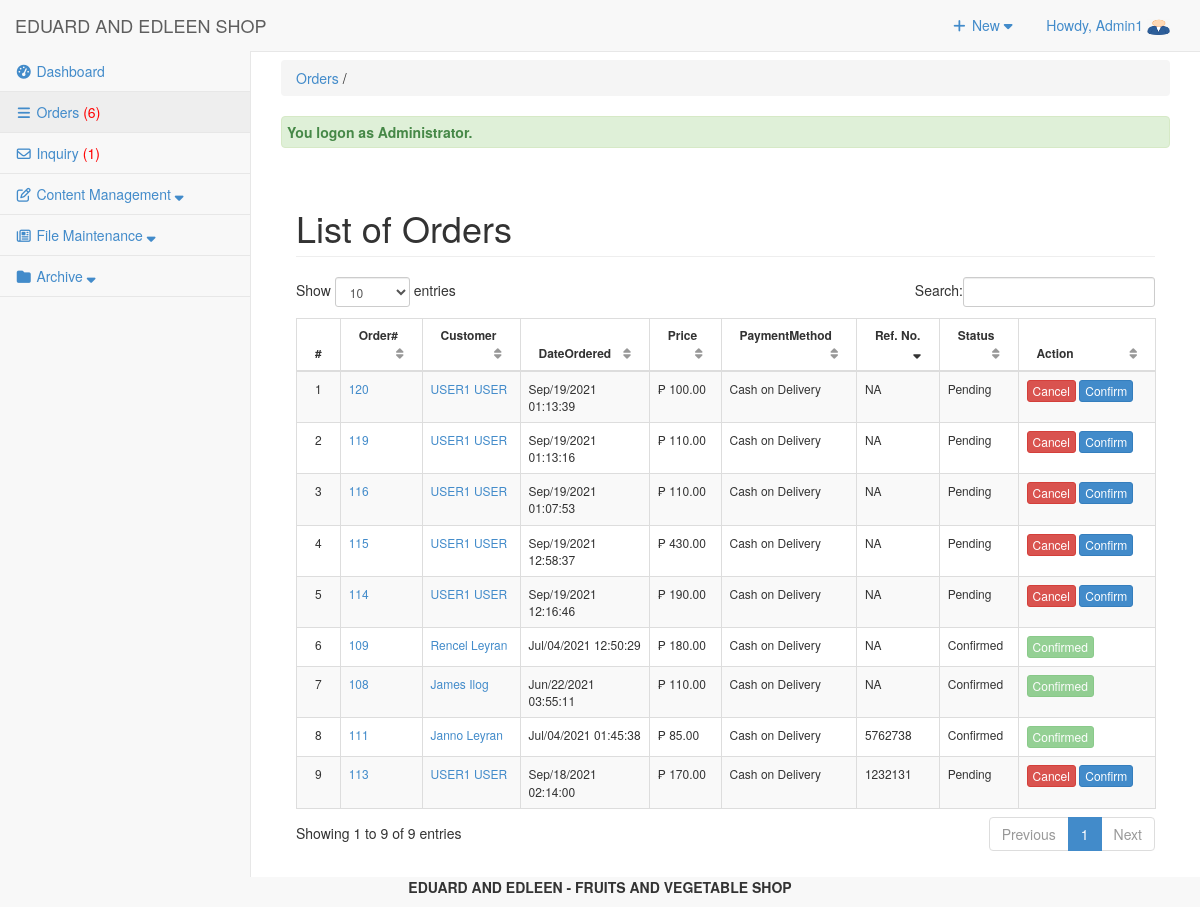
The app's page /admin/orders/index.php (signed in) with its own data.
### tables this page shows
CREATE TABLE `tbluseraccount` (
  `USERID` int(11) NOT NULL,
  `U_NAME` varchar(122) NOT NULL,
  `U_USERNAME` varchar(122) NOT NULL,
  `U_PASS` varchar(122) NOT NULL,
  `U_ROLE` varchar(30) NOT NULL,
  `USERIMAGE` varchar(255) NOT NULL,
  `U_STATUS` varchar(255) NOT NULL DEFAULT 'Active'
);

CREATE TABLE `tblsummary` (
  `SUMMARYID` int(11) NOT NULL,
  `ORDEREDDATE` datetime NOT NULL,
  `CUSTOMERID` int(11) NOT NULL,
  `ORDEREDNUM` int(11) NOT NULL,
  `DELFEE` double NOT NULL,
  `PAYMENT` double NOT NULL,
  `PAYMENTMETHOD` varchar(30) NOT NULL,
  `reference_number` varchar(100) NOT NULL,
  `ORDEREDSTATS` varchar(30) NOT NULL,
  `ORDEREDREMARKS` varchar(125) NOT NULL,
  `ORDERADD` varchar(255) NOT NULL,
  `CLAIMEDADTE` datetime NOT NULL,
  `HVIEW` tinyint(4) NOT NULL,
  `USERID` int(11) NOT NULL
);

CREATE TABLE `tblcustomer` (
  `CUSTOMERID` int(11) NOT NULL,
  `FNAME` varchar(30) NOT NULL,
  `LNAME` varchar(30) NOT NULL,
  `MNAME` varchar(30) NOT NULL,
  `CUSHOMENUM` varchar(90) NOT NULL,
  `STREETADD` text NOT NULL,
  `BRGYADD` text NOT NULL,
  `CITYADD` text NOT NULL,
  `PROVINCE` varchar(80) NOT NULL,
  `COUNTRY` varchar(30) NOT NULL,
  `DBIRTH` date NOT NULL,
  `GENDER` varchar(10) NOT NULL,
  `PHONE` varchar(20) NOT NULL,
  `EMAILADD` varchar(40) NOT NULL,
  `ZIPCODE` int(6) NOT NULL,
  `CUSUNAME` varchar(20) NOT NULL,
  `CUSPASS` varchar(90) NOT NULL,
  `CUSPHOTO` varchar(255) NOT NULL,
  `TERMS` tinyint(4) NOT NULL,
  `DATEJOIN` date NOT NULL
);

### admin/orders/index.php (called while the page is built, shortened)
<?php
require_once("../../include/initialize.php");
$view = (isset($_GET['view']) && $_GET['view'] != '') ? $_GET['view'] : '';
 $title="Orders";
 $header=$view;
require_once ("../theme/templates.php");
?>

### include/database.php (called while the page is built, shortened)
<?php
class Database {
	var $sql_string = '';
	private $conn;
	public function open_connection() {
		$this->conn = mysqli_connect(server,user,pass);
		if(!$this->conn){
			echo "Problem in database connection! Contact administrator!";
			exit();
		}else{
			$db_select = mysqli_select_db($this->conn,database_name);
		}
	}
	function setQuery($sql='') {
		$this->sql_string=$sql;
	}
	function executeQuery() {
		$result = mysqli_query($this->conn,$this->sql_string);
		return $result;
	}
	private function confirm_query($result) {
		return $result;
	}
	function loadResultList( $key='' ) {
		$cur = $this->executeQuery();
		$array = array();
		while ($row = mysqli_fetch_object($cur)) {
			if ($key) {
				$array[$row->$key] = $row;
			} else {
				$array[] = $row;
			}
		}
		return $array;
	}
	function loadSingleResult() {
		$cur = $this->executeQuery();
		while ($row = mysqli_fetch_object($cur)) {
		return $data = $row;
		}
	}
	public function num_rows($result_set) {
		return mysqli_num_rows($result_set);
	}
}
$mydb = new Database();
?>

### include/accounts.php (called while the page is built, shortened)
<?php
require_once(LIB_PATH.DS.'database.php');
class User {
	protected static  $tblname = "tbluseraccount";
	function single_user($id=""){
			global $mydb;
			$mydb->setQuery("SELECT * FROM ".self::$tblname."
				Where USERID= '{$id}' LIMIT 1");
			$cur = $mydb->loadSingleResult();
			return $cur;
	}
}
?>

### admin/orders/list.php (the view, shortened to what this page needs)
<div class="container">
 	<div class="row">
       	 <div class="col-lg-12">
            <h1 class="page-header">List of Orders</h1>
       		</div>
   		 </div>
			    <form action="controller.php?action=delete" Method="POST">
				 <div class="table-responsive">
                  <table id="example" class="table  table-striped table-bordered table-hover"  style="font-size:12px" cellspacing="0">
			 		<thead>
			 		<tr >
				  		<th>#</th>
				  		<th>Order#</th>
				  		<th>Customer</th>
				  		<th>DateOrdered</th>
				  		<th >Price</th>
				  		<th >PaymentMethod</th>
				  		<th>Ref. No.</th>
				  		<th>Status</th>
				  		<th width="100px">Action</th>
				  	</tr>
			   		</thead>
			   		<tbody>
					<?php
				  		$query = "SELECT * FROM `tblsummary` s ,`tblcustomer` c
				  				WHERE   s.`CUSTOMERID`=c.`CUSTOMERID` ORDER BY   `ORDEREDNUM` desc ";
				  		$mydb->setQuery($query);
				  		$cur = $mydb->loadResultList();
						foreach ($cur as $result) {
						?>
					<?php
						echo '<tr>';
				  		echo '<td width="3%" align="center"></td>';
				  		echo '<td><a href="#" title="View list Of ordered" data-target="#myModal" data-toggle="modal" class="orders" data-id="'.$result->ORDEREDNUM.'">'.$result->ORDEREDNUM .'</a> </td>';
				  		echo '<td><a href="index.php?view=customerdetails&customerid='.$result->CUSTOMERID.'" title="View customer information">'. $result->FNAME.' '. $result->LNAME.'</a></td>';
				  		echo '<td>'. date_format(date_create($result->ORDEREDDATE),"M/d/Y h:i:s").'</td>';
				  		echo '<td> &#8369 '.number_format($result->PAYMENT ,2).'</td>';
				  		echo '<td >'.$result->PAYMENTMETHOD .'</td>';
				  		echo '<td >'.$result->reference_number .'</td>';
				  		echo '<td >'. $result->ORDEREDSTATS.'</td>';
				  		if($result->ORDEREDSTATS=='Pending'){
				  				echo '<td><a href="controller.php?action=edit&id='.$result->ORDEREDNUM.'&customerid='.$result->CUSTOMERID.'&actions=cancel" class="btn btn-danger btn-xs">Cancel</a>
				  				<a href="controller.php?action=edit&id='.$result->ORDEREDNUM.'&customerid='.$result->CUSTOMERID.'&actions=confirm"  class="btn btn-primary btn-xs">Confirm</a></td>';
			  	 		}elseif($result->ORDEREDSTATS=='Confirmed'){
				  	 			echo '<td><a href="#"  class="btn btn-success btn-xs" disabled>Confirmed</a></td>';
			  	 		}else{
			  	 			 echo '<td> <a  href="#"  class="btn btn-danger btn-xs" disabled>Cancelled</a></td>';
			  	 		}
				  		echo '</tr>';
				  	}
				  	?>
				 </tbody>
				</table>
				</div>
				</form>
			</div>

### admin/theme/templates.php (shortened to what this page needs)
<!DOCTYPE html>
<html lang="en">
<head>
<link href="<?php echo web_root; ?>admin/css/bootstrap.min.css" rel="stylesheet">
<link href="<?php echo web_root; ?>admin/css/metisMenu.min.css" rel="stylesheet">
<link href="<?php echo web_root; ?>admin/css/timeline.css" rel="stylesheet">
<link href="<?php echo web_root; ?>admin/css/sb-admin-2.css" rel="stylesheet">
<link href="<?php echo web_root; ?>admin/font/css/font-awesome.min.css" rel="stylesheet" type="text/css">
<link href="<?php echo web_root; ?>admin/font/font-awesome.min.css" rel="stylesheet" type="text/css">
<link href="<?php echo web_root; ?>admin/css/dataTables.bootstrap.css" rel="stylesheet">
<link href="<?php echo web_root; ?>css/bootstrap-datetimepicker.min.css" rel="stylesheet" media="screen">
<link href="<?php echo web_root; ?>css/datepicker.css" rel="stylesheet" media="screen">
<link href="<?php echo web_root; ?>admin/css/costum.css" rel="stylesheet">
<link href="<?php echo web_root; ?>admin/css/ekko-lightbox.css" rel="stylesheet">
</head>
  <?php
    $query = "SELECT * FROM tblsummary WHERE ORDEREDSTATS = 'Pending'";
    $mydb->setQuery($query);
    $cur = $mydb->executeQuery();
    $rowscount = $mydb->num_rows($cur);
    $res = isset($rowscount)? $rowscount : 0;
    if($res>0){
    $order = '<span style="color:red;">('.$res.')</span>';
    }else{
        $order = '<span> ('.$res.')</span>';
    }
    $query = "SELECT * FROM tblinquiry WHERE INQSTATUS = 'NEW'";
    $mydb->setQuery($query);
    $cur = $mydb->executeQuery();
    $rowscount = $mydb->num_rows($cur);
    $res = isset($rowscount)? $rowscount : 0;
    if($res>0){
    $inquiry = '<span style="color:red;">('.$res.')</span>';
    }else{
        $inquiry = '<span> ('.$res.')</span>';
    }
?>
<body>
   <div id="wrapper">
        <nav class="navbar navbar-default navbar-static-top  " role="navigation" style="margin-bottom: 0">
            <div class="navbar-header">
                 <a class="navbar-brand"  href="<?php echo web_root; ?>admin/index.php" >EDUARD AND EDLEEN SHOP</a>
            </div>
            <ul class="nav navbar-top-links navbar-right">
                 <li class="dropdown">
                    <a class="dropdown-toggle" data-toggle="dropdown" href="#">
                        <i class="fa fa-plus fa-fw"></i> New  <i class="fa fa-caret-down"></i>
                    </a>
                </li>
<?php
 $user = New User();
$singleuser = $user->single_user($_SESSION['USERID']);
?>
                <li class="dropdown">
                    <a class="dropdown-toggle" data-toggle="dropdown" href="#">
                        Howdy, <?php echo $_SESSION['U_NAME']; ?> <img title="profile image" width="23px" height="17px" src="<?php echo web_root.'admin/user/'.$singleuser ->USERIMAGE ?>">
                    </a>
                </li>
            </ul>
            <div class="navbar-default sidebar" role="navigation">
                <div class="sidebar-nav navbar-collapse">
                    <ul class="nav" id="side-menu">
                        <li>
                             <a href="<?php echo web_root; ?>admin/dashboard/"><i class="fa fa-tachometer fa-fw"></i>  Dashboard </a>
                        </li>
                        <li>
                             <a href="<?php echo web_root; ?>admin/orders/" ><i class="fa fa-reorder fa-fw"></i>  Orders <?php echo $order; ?></a>
                        </li>
                        <li>
                             <a href="<?php echo web_root; ?>admin/inquiry/" ><i class="fa fa-envelope-o fa-fw"></i>  Inquiry <?php echo $inquiry; ?></a>
                        </li>
                        <li class="nav-item">
                            <a class="nav-link" data-toggle="collapse" href="#collapseExample1" aria-expanded="false" aria-controls="collapseExample">
                                <i class="fa fa-pencil-square-o fa-fw"></i><span class="menu-title"> Content Management <i class="fa fa-sort-down"></i></span>
                            </a>
                        </li>
                        <li class="nav-item">
                            <a class="nav-link" data-toggle="collapse" href="#collapseExample3" aria-expanded="false" aria-controls="collapseExample">
                                <i class="fa fa-newspaper-o fa-fw"></i><span class="menu-title"> File Maintenance <i class="fa fa-sort-down"></i></span>
                            </a>
                        </li>
                        <?php if ($_SESSION['U_ROLE']=='Administrator') {
                        ?>
                        <li class="nav-item">
                            <a class="nav-link" data-toggle="collapse" href="#collapseExample2" aria-expanded="false" aria-controls="collapseExample">
                                <i class="fa fa-folder fa-fw"></i><span class="menu-title"> Archive <i class="fa fa-sort-down"></i></span>
                            </a>
                        </li>
                 <?php }  ?>
                    </ul>
                </div>
            </div>
        </nav>
  <div id="page-wrapper">
            <div class="row" >
                <div class="col-lg-12">
                    <?php
                    if ($title<>'Dashboard'){
                       echo   '<p class="breadcrumb" style="margin-top: 8px;">
                        <a href="index.php" title="'. $title.'" >'. $title.'</a>
                        '.(isset($header) ? ' / '. $header : '').'  </p>'  ;
                    } ?>
                  <?php require_once $content; ?>
                </div>
            </div>
        </div>
    </div>
</body>
      <footer><p  style="text-align: center;font-weight: bold;"> EDUARD AND EDLEEN - FRUITS AND VEGETABLE SHOP </p></footer>
</html>

### admin/css/sb-admin-2.css (style rules this page uses)
body { background-color: #f8f8f8; }
#wrapper { width: 100%; }
#page-wrapper { padding: 0 15px; min-height: 568px; background-color: #fff; }
@media (min-width:768px) { #page-wrapper { position: inherit; margin: 0 0 0 250px; padding: 0 30px; border-left: 1px solid #e7e7e7; } }
.navbar-top-links { margin-right: 0; }
.navbar-top-links li { display: inline-block; }
.navbar-top-links li:last-child { margin-right: 15px; }
.navbar-top-links li a { padding: 15px; min-height: 50px; }
.sidebar .sidebar-nav.navbar-collapse { padding-right: 0; padding-left: 0; }
.sidebar ul li { border-bottom: 1px solid #e7e7e7; }
.sidebar ul li a.active { background-color: #eee; }
@media (min-width:768px) { .sidebar { z-index: 1; position: absolute; width: 250px; margin-top: 51px; } }
table.dataTable thead .sorting, table.dataTable thead .sorting_asc, table.dataTable thead .sorting_desc, table.dataTable thead .sorting_asc_disabled, table.dataTable thead .sorting_desc_disabled { background: 0 0; }
table.dataTable thead .sorting_desc:after { content: "\f0dd"; float: right; font-family: fontawesome; }
table.dataTable thead .sorting:after { content: "\f0dc"; float: right; font-family: fontawesome; color: rgba(50,50,50,.5); }

### records on screen
tbluseraccount: USERIMAGE (picture)
tblsummary: ORDEREDNUM "120", CUSTOMERID.FNAME "USER1", CUSTOMERID.LNAME "USER", ORDEREDDATE "Sep/19/2021 01:13:39", PAYMENT "100.00", PAYMENTMETHOD "Cash on Delivery", reference_number "NA", ORDEREDSTATS "Pending"
tblsummary: ORDEREDNUM "119", CUSTOMERID.FNAME "USER1", CUSTOMERID.LNAME "USER", ORDEREDDATE "Sep/19/2021 01:13:16", PAYMENT "110.00", PAYMENTMETHOD "Cash on Delivery", reference_number "NA", ORDEREDSTATS "Pending"
tblsummary: ORDEREDNUM "116", CUSTOMERID.FNAME "USER1", CUSTOMERID.LNAME "USER", ORDEREDDATE "Sep/19/2021 01:07:53", PAYMENT "110.00", PAYMENTMETHOD "Cash on Delivery", reference_number "NA", ORDEREDSTATS "Pending"
tblsummary: ORDEREDNUM "115", CUSTOMERID.FNAME "USER1", CUSTOMERID.LNAME "USER", ORDEREDDATE "Sep/19/2021 12:58:37", PAYMENT "430.00", PAYMENTMETHOD "Cash on Delivery", reference_number "NA", ORDEREDSTATS "Pending"
tblsummary: ORDEREDNUM "114", CUSTOMERID.FNAME "USER1", CUSTOMERID.LNAME "USER", ORDEREDDATE "Sep/19/2021 12:16:46", PAYMENT "190.00", PAYMENTMETHOD "Cash on Delivery", reference_number "NA", ORDEREDSTATS "Pending"
tblsummary: ORDEREDNUM "113", CUSTOMERID.FNAME "USER1", CUSTOMERID.LNAME "USER", ORDEREDDATE "Sep/18/2021 02:14:00", PAYMENT "170.00", PAYMENTMETHOD "Cash on Delivery", reference_number "1232131", ORDEREDSTATS "Pending"
tblsummary: ORDEREDNUM "111", CUSTOMERID.FNAME "Janno", CUSTOMERID.LNAME "Leyran", ORDEREDDATE "Jul/04/2021 01:45:38", PAYMENT "85.00", PAYMENTMETHOD "Cash on Delivery", reference_number "5762738", ORDEREDSTATS "Confirmed"
tblsummary: ORDEREDNUM "109", CUSTOMERID.FNAME "Rencel", CUSTOMERID.LNAME "Leyran", ORDEREDDATE "Jul/04/2021 12:50:29", PAYMENT "180.00", PAYMENTMETHOD "Cash on Delivery", reference_number "NA", ORDEREDSTATS "Confirmed"
tblsummary: ORDEREDNUM "108", CUSTOMERID.FNAME "James", CUSTOMERID.LNAME "Ilog", ORDEREDDATE "Jun/22/2021 03:55:11", PAYMENT "110.00", PAYMENTMETHOD "Cash on Delivery", reference_number "NA", ORDEREDSTATS "Confirmed"

### other values on screen
$_SESSION['U_NAME'] "Admin1"
$res "6"
$res "1"
$title "Orders"
$_SESSION['message'] "You logon as Administrator."
